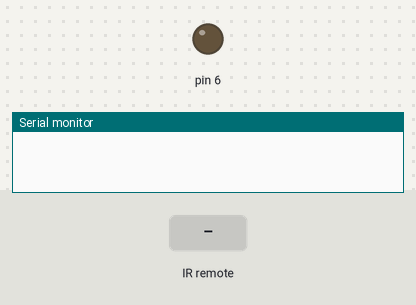
A sketch run on a simulated Arduino Uno, built with avr-gcc and run on an emulated ATmega328P. Shown: output pins drawn as LEDs (lit = HIGH), the last lines printed to the serial monitor. The test bench sets the inputs (shaded band).

Above: at 1.2 s.
1.3 s: infrared code 0x11BF40B received
At 2.5 s:
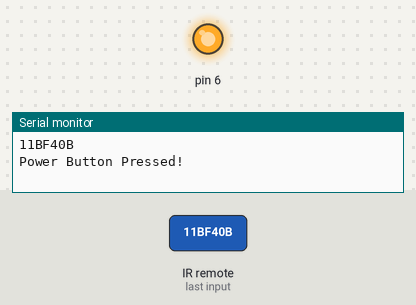
Timing chart, 0 to 4.8 s (numbered marks = the images above; inputs shaded):
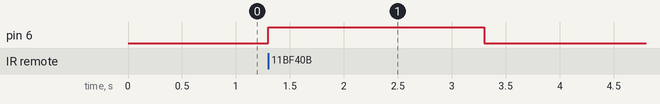

The sketch:

IRReceiver.ino
```cpp
#include <IRremote.h>

IRrecv irrecv(7);
decode_results results;

void setup() {
  Serial.begin(9600);
  irrecv.enableIRIn();
  irrecv.blink13(true);
  pinMode(6, OUTPUT);

}

void loop() {
  if (irrecv.decode(&results)){
    Serial.println(results.value, HEX);
    if (results.value == 0x11BF40B)
    {
      Serial.println("Power Button Pressed!");
      digitalWrite(6, HIGH);
      delay(2000);
      digitalWrite(6, LOW);
    }

    irrecv.resume();
  }

}
```

Measured:
- after the input at 1.3 s, pin 6: LOW → HIGH at once, → LOW 2.0 s later
